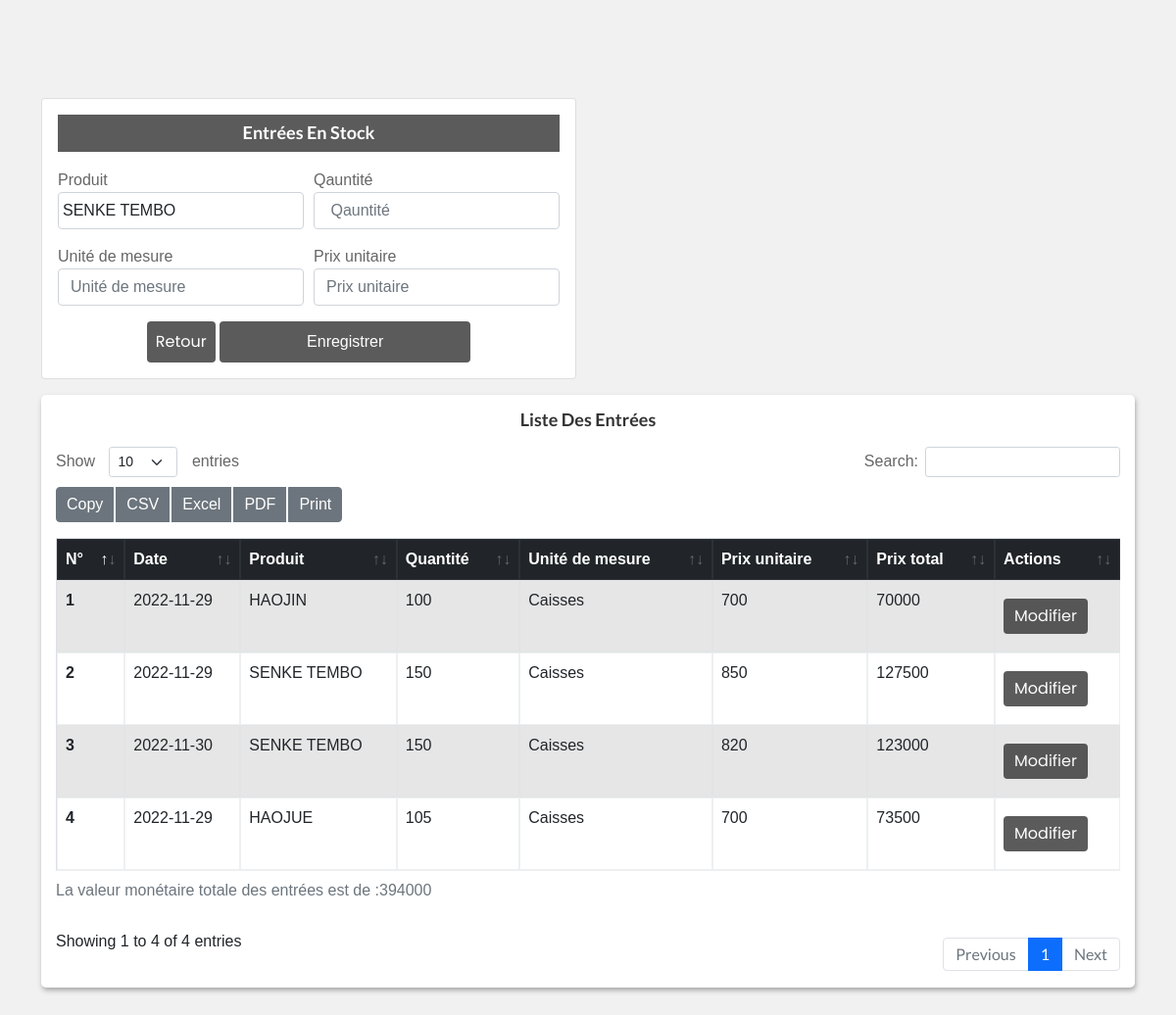
The app's page /entrees.php (signed in) with its own data.
### tables this page shows
CREATE TABLE IF NOT EXISTS `entrees` (
  `id` int(11) NOT NULL AUTO_INCREMENT,
  `dates` date NOT NULL,
  `idProduit` int(11) NOT NULL,
  `quantite` float NOT NULL,
  `prix` float NOT NULL,
  `description` text NOT NULL,
  PRIMARY KEY (`id`)
);

CREATE TABLE IF NOT EXISTS `produit` (
  `id` int(11) NOT NULL AUTO_INCREMENT,
  `designation` text NOT NULL,
  `stockSecurite` float NOT NULL,
  `image` text NOT NULL,
  `idcategorie` int(11) NOT NULL,
  PRIMARY KEY (`id`)
);

### entrees.php (the view, shortened to what this page needs)
<?php
include 'connexion.php';
 ?>
<!doctype html>
<html class="no-js" lang="en">
<head>
    <?php
        include "lient.php";
      ?>
    <?php
    include 'style.php';
    ?>
</head>
<body style="background: #F1F1F1;">
<?php
include "navBar.php";
 ?>
   <div class="container">
<div class="row ">
    <div class="col-lg-6">
        <div class="card  mb-3">
            <div class="card-body">
                <div class="text-center">
                     <h4 class="header-title text-white text-center bg-noir p-2 ">Entrées en stock</h4>
                </div>
                <form class="needs-validation " novalidate="" method="POST">
                    <div class="form-row">
                            <div class="col-md-6 mb-3">
                                <label for="validationCustom02">Produit</label>
                                <select  class="form-control p-1"  required="" id="validationCustom02" name="produit">
                                    <?php
                                      $affichercat= $bdd->query("SELECT * FROM produit ");
                                      while($tab=$affichercat->fetch())
                                       {
                                           ?>
                                    <option value="<?=$tab[0];?>"><?=$tab[1];?></option>
                                            <?php
                                        }
                                    ?>
                                </select>
                            </div>
                            <div class="col-md-6 mb-3">
                                <label for="validationCustom02">Qauntité</label>
                                <input type="text" class="form-control" id="validationCustom02" placeholder=" Qauntité" required="" name="quantite" autocomplete="off">
                            </div>
                           <div class="col-md-6 mb-3">
                                <label for="validationCustom01">Unité de mesure</label>
                                <input type="text" class="form-control" id="validationCustom01" placeholder="Unité de mesure" required="" name="description" autocomplete="off">
                            </div>
                            <div class="col-md-6 mb-3">
                                <label for="validationCustom01">Prix unitaire</label>
                                <input type="text" class="form-control" id="validationCustom01" placeholder="Prix unitaire" required="" name="mesure" autocomplete="off">
                            </div>
                        </div>
                        <div class="text-center">
                            <a class="btn bg-noir  p-2 text-white  p-1" href="Admin.php">Retour</a>
                            <button class="btn bg-noir p-2 text-white w-50 p-1" type="submit" name="envoyer">Enregistrer</button>
                        </div>
                </form>
            </div>
         </div>
    </div>
</div>
<div class="row">
            <div class="col-12">
                <div class="data_table">
                <h4 class="header-title text-center">Liste des entrées</h4>
                <div class="table-responsive">
                    <table id="example" class="table table-striped table-bordered">
                    <caption>
                      </caption>
                        <thead class="table-dark">
                            <tr>
                            <th scope="col">N°</th>
                                    <th scope="col">Date</th>
                                    <th scope="col">Produit</th>
                                    <th scope="col">Quantité</th>
                                    <th scope="col">Unité de mesure</th>
                                    <th scope="col">Prix unitaire</th>
                                    <th scope="col">Prix total</th>
                                    <th scope="col">Actions</th>
                            </tr>
                        </thead>
                        <tbody>
                        <?php
                               $affichercat5= $bdd->query("SELECT entrees.id, entrees.dates, produit.designation , entrees.description, entrees.quantite, entrees.prix, (entrees.quantite*entrees.prix) FROM entrees, produit WHERE entrees.idProduit=produit.id order by entrees.id desc ");
                                $num=0;
                                while($tab=$affichercat5->fetch())
                                {
                                    $num+=1;
                                    ?>
                                        <tr>
                                            <th scope="row"><?=$num;?></th>
                                             <td><?=$tab[1];?></td>
                                            <td><?=$tab[2];?></td>
                                            <td><?=$tab[4];?></td>
                                            <td><?=$tab[3];?></td>
                                            <td><?=$tab[5];?></td>
                                            <td><?=$tab[6];?></td>
                                            <td>
                                                <a class="btn bg-noir text-white" href="modifEntrees.php?id=<?=$tab[0]; ?>">Modifier</a>
                                            </td>
                                        </tr>
                                         <?php
                                }
                         ?>
                        </tbody>
                    </table>
                </div>
                </div>
            </div>
        </div>
</div>
</body>
</html>

### assets/css/typography.css (style rules this page uses)
body { font-size: 14px; font-family: 'Lato', sans-serif; }
h1, h2, h3, h4, h5, h6 { margin: 0; font-family: 'Poppins', sans-serif; }
a, a:visited { text-decoration: none; transition: all 0.3s ease-in-out; -webkit-transition: all 0.3s ease-in-out; -moz-transition: all 0.3s ease-in-out; -o-transition: all 0.3s ease-in-out; outline: 0; font-family: 'Poppins', sans-serif; }
button { cursor: pointer; outline: none!important; letter-spacing: 0; }

### assets/css/default-css.css (style rules this page uses)
* { margin: 0; padding: 0; box-sizing: border-box; }
*, *:before, *:after { -moz-box-sizing: border-box; -webkit-box-sizing: border-box; box-sizing: border-box; }
html { -webkit-font-smoothing: antialiased; }
body { background: #fff; font-weight: normal; -webkit-font-smoothing: antialiased; -webkit-text-size-adjust: 100%; }
:root { --primary-color: #4336FB; }

### assets/css/styles.css (style rules this page uses)
.card { border: none; border-radius: 4px; background-color: #fff; -webkit-transition: all 0.3s ease 0s; transition: all 0.3s ease 0s; }
.card-body { padding: 25.6px; padding: 1.6rem; }
.header-title { font-family: 'Lato', sans-serif; font-size: 18px; font-weight: 600; letter-spacing: 0; color: #333; text-transform: capitalize; margin-bottom: 17px; }
.btn { padding: 11px 17px; font-size: 13px; letter-spacing: 0; }
.form-control, .form-control:focus { outline: none; box-shadow: none; }
.form-control { font-size: 14px; border: 1px solid rgba(170, 170, 170, .3); padding: 10.72px 12.8px; padding: .67rem .8rem; }
label { font-weight: 500; color: #666; display: inline-block; margin-bottom: 8px; margin-bottom: .5rem; }
table tr th { border-bottom: none; }
table tr th, table tr td { border-top: 1px solid rgba(120, 130, 140, 0.13) !important; }
.table-bordered td, .table-bordered th { border: 1px solid rgba(120, 130, 140, 0.13) !important; }
table.dataTable.no-footer { border-bottom: 1px solid rgba(120, 130, 140, 0.13) !important; }
table.dataTable thead th, table.dataTable thead td { border-bottom-color: transparent; }

### style.css (style rules this page uses)
.bg-noir { background-color: #333; opacity: 0.8; }

### assetsb/css/style.css (style rules this page uses)
* { margin: 0; padding: 0; outline: 0; }
html { scroll-behavior: smooth; }
body { background: #eee; font-family: 'Raleway', sans-serif; font-family: 'Roboto', sans-serif; font-family: 'Poppins', sans-serif; font-family: 'Rubik', sans-serif; padding: 100px 0; }
h1, h2, h3, h4, h5, h6, p, a, ol, ul, li, img, span, input, form, label, .btn, .navbar, .navbar-brand { margin: 0; padding: 0; }
a, a:hover { text-decoration: none; color: #333; -webkit-transition: 0.2s; transition: 0.2s; }
h4 { font-size: 30px; color: #111; font-weight: 600; }
.data_table { background: #fff; padding: 15px; box-shadow: 1px 3px 5px #aaa; border-radius: 5px; }
.data_table .btn { padding: 5px 10px; margin: 10px 3px 10px 0; }

### entrees.php (style rules this page uses)
.bg-noir { background-color: #333; }

### records on screen
entrees: dates "2022-11-29", idProduit.designation "HAOJIN", quantite "100", description "Caisses", prix "700", tab "70000"
entrees: dates "2022-11-29", idProduit.designation "SENKE TEMBO", quantite "150", description "Caisses", prix "850", tab "127500"
entrees: dates "2022-11-30", idProduit.designation "SENKE TEMBO", quantite "150", description "Caisses", prix "820", tab "123000"
entrees: dates "2022-11-29", idProduit.designation "HAOJUE", quantite "105", description "Caisses", prix "700", tab "73500"

### other values on screen
form field produit "SENKE TEMBO"
